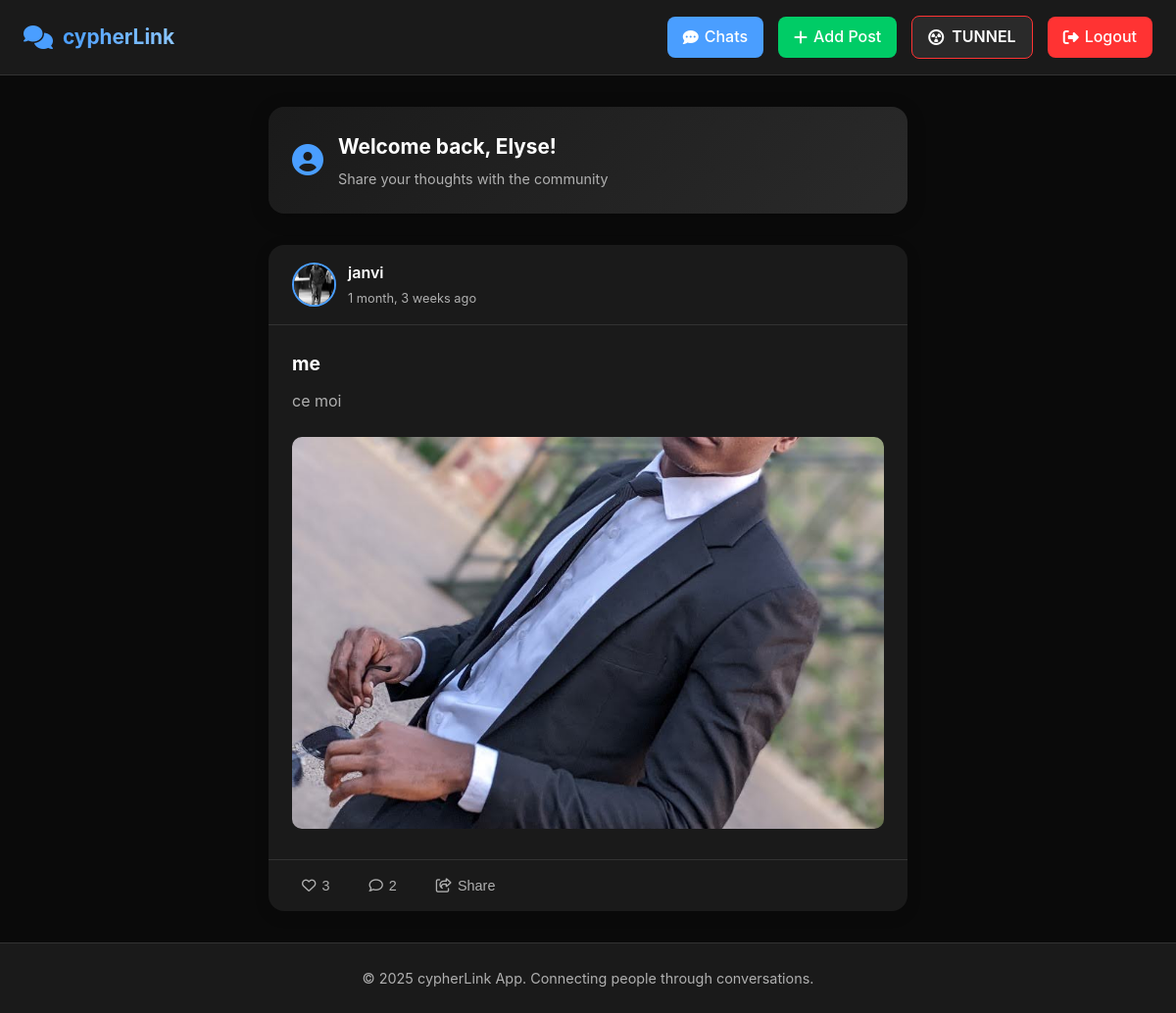
The page /posts/ (signed in) on the database as committed earlier.
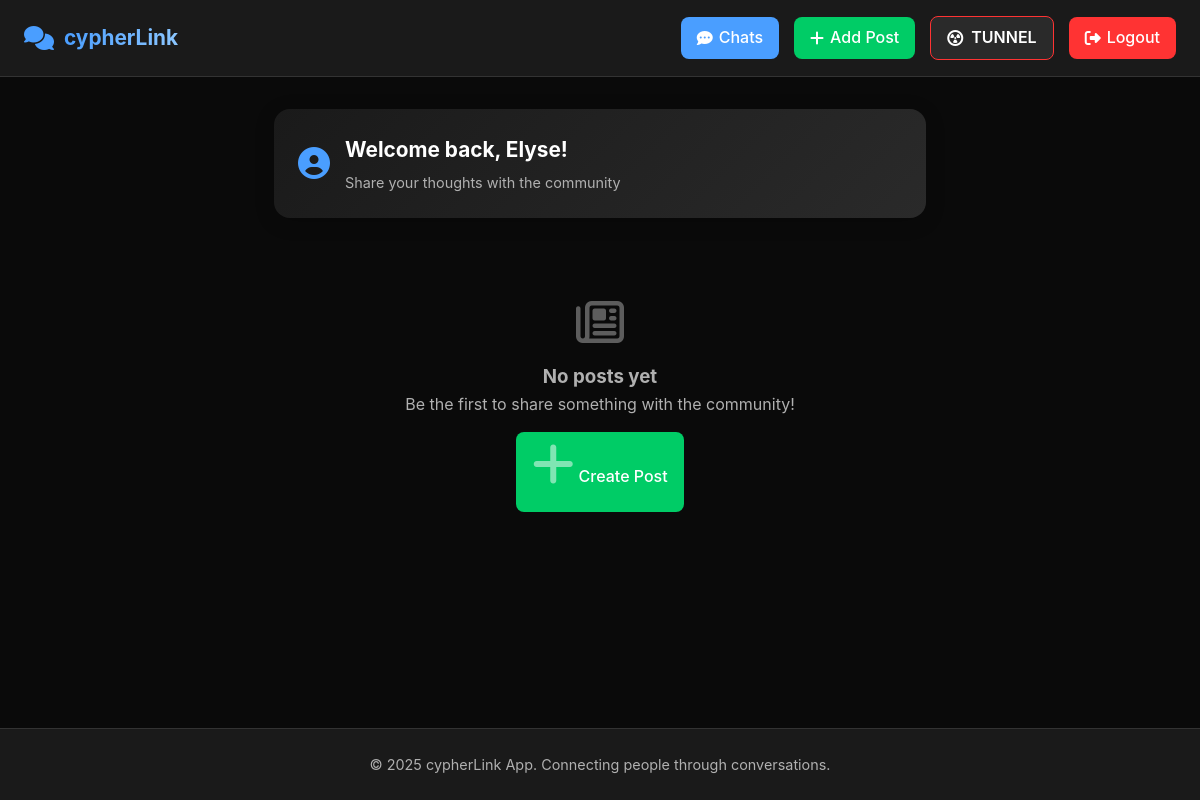
The same page on the database as committed later.
### users/models.py (models this page shows, shortened)
class Post(models.Model):
    STATUS_CHOICES = [
        ('active', 'Active'),
        ('reported', 'Reported'),
        ('archived', 'Archived'),
    ]
    status = models.CharField(max_length=20, choices=STATUS_CHOICES, default='active')
    author = models.ForeignKey(User, on_delete=models.CASCADE)
    title = models.CharField(max_length=255)
    content = models.TextField()
    photo = models.ImageField(upload_to='post_photos/', null=True, blank=True)
    created_at = models.DateTimeField(auto_now_add=True)

class UserProfile(models.Model):
    user = models.OneToOneField(User, on_delete=models.CASCADE)
    profile_picture = models.ImageField(upload_to='profile_pics/', null=True, blank=True)
    profile_code = models.CharField(max_length=20, unique=True, blank=True, null=True)
    is_verified = models.BooleanField(default=False)
    verification_token = models.CharField(max_length=36, unique=True, blank=True, null=True)

### users/views.py (the view)
# urls.py: path('posts/', posts_page, name="posts"),
@login_required
def posts_page(request):
    posts = Post.objects.all().order_by('-created_at')
    user_liked_post_ids = Like.objects.filter(user=request.user).values_list('post_id', flat=True)
    return render(request, 'posts.html', {
        'posts': posts,
        'user_liked_post_ids': user_liked_post_ids,
    })

### templates/posts.html (shortened to what this page needs)
{% load static %}
<!DOCTYPE html>
<html lang="en">
<head>
    <link rel="stylesheet" href="https://cdnjs.cloudflare.com/ajax/libs/font-awesome/6.5.0/css/all.min.css">
</head>
<body>
    <header class="navbar">
        <div class="nav-brand">
            <i class="fas fa-comments"></i>
            <span>cypherLink</span>
        </div>
        <div class="nav-links">
            <a href="{% url 'go-to-user5-chat' %}" class="nav-btn chat-btn">
                <i class="fas fa-comment-dots"></i>
                <span class="text">Chats</span>
            </a>
            <a href="/posts/new" class="nav-btn add-btn">
                <i class="fas fa-plus"></i>
                <span class="text">Add Post</span>
            </a>
            <a href="{% url 'go-to-souls' %}" class="tunnel-btn" id="tunnelBtn">
                <i class="fas fa-radiation-alt"></i>
                <span class="text">TUNNEL</span>
                <span class="tunnel-pulse"></span>
            </a>
            <a href="{% url 'logout' %}" class="nav-btn logout-btn">
                <i class="fas fa-sign-out-alt"></i>
                <span class="text">Logout</span>
            </a>
        </div>
    </header>
    <main class="container">
        <div class="welcome-banner">
            <i class="fas fa-user-circle"></i>
            <div class="welcome-text">
                <h2>Welcome back, {{ user.username }}!</h2>
                <p>Share your thoughts with the community</p>
            </div>
        </div>
        <div class="post-feed">
            {% for post in posts %}
            <article class="post-card">
                <div class="post-header">
                    {% if post.author.userprofile.profile_picture %}
                        <img src="{{ post.author.userprofile.profile_picture.url }}" alt="Profile" class="user-avatar">
                    {% else %}
                        <img src="{% static 'default-avatar.png' %}" alt="Default Avatar" class="user-avatar">
                    {% endif %}
                    <div class="user-info">
                        <div class="username">{{ post.author.username }}</div>
                        <div class="post-time">{{ post.created_at|timesince }} ago</div>
                    </div>
                </div>
                <div class="post-content">
                    <h3 class="post-title">{{ post.title }}</h3>
                    <p class="post-text">{{ post.content }}</p>
                    {% if post.photo %}
                        <img src="{{ post.photo.url }}" alt="Post Image" class="post-image">
                    {% endif %}
                </div>
                <div class="post-actions">
                    <button class="action-btn like-btn {% if post.id in user_liked_post_ids %}liked{% endif %}" data-post-id="{{ post.id }}">
                        <i class="{% if post.id in user_liked_post_ids %}fas{% else %}far{% endif %} fa-heart" id="heart-icon-{{ post.id }}"></i>
                        <span id="like-count-{{ post.id }}">{{ post.likes.count }}</span>
                    </button>
                    <button class="action-btn comment-toggle">
                        <i class="far fa-comment"></i>
                        <span>{{ post.comments.count }}</span>
                    </button>
                    <button class="action-btn share-btn">
                        <i class="far fa-share-square"></i>
                        <span>Share</span>
                    </button>
                </div>
            </article>
            {% empty %}
            <div class="empty-state">
                <i class="far fa-newspaper"></i>
                <h3>No posts yet</h3>
                <p>Be the first to share something with the community!</p>
                <a href="/posts/new" class="nav-btn add-btn" style="margin-top: 15px; display: inline-block;">
                    <i class="fas fa-plus"></i>
                    Create Post
                </a>
            </div>
            {% endfor %}
        </div>
    </main>
    <footer class="footer">
        <p>&copy; 2025 cypherLink App. Connecting people through conversations.</p>
    </footer>
</body>
</html>

### templates/posts.html (style rules this page uses)
:root { --primary-bg: #0a0a0a; --secondary-bg: #1a1a1a; --tertiary-bg: #2a2a2a; --accent-color: #4a9eff; --danger-color: #ff3333; --text-primary: #ffffff; --text-secondary: #b0b0b0; --border-color: #333333; --success-color: #00cc66; --card-radius: 16px; --element-radius: 8px; --transition: all 0.3s ease; }
* { margin: 0; padding: 0; box-sizing: border-box; }
body { font-family: -apple-system, BlinkMacSystemFont, 'Segoe UI', Roboto, Oxygen, Ubuntu, sans-serif; background-color: var(--primary-bg); color: var(--text-primary); line-height: 1.6; min-height: 100vh; display: flex; flex-direction: column; }
.navbar { background-color: var(--secondary-bg); padding: 1rem 1.5rem; display: flex; justify-content: space-between; align-items: center; border-bottom: 1px solid var(--border-color); position: sticky; top: 0; z-index: 100; backdrop-filter: blur(10px); -webkit-backdrop-filter: blur(10px); }
.nav-brand { display: flex; align-items: center; gap: 10px; }
.nav-brand i { color: var(--accent-color); font-size: 1.5rem; }
.nav-brand span { font-weight: 700; font-size: 1.3rem; background: linear-gradient(90deg, var(--accent-color), #8bc6ff); -webkit-background-clip: text; -webkit-text-fill-color: transparent; }
.nav-links { display: flex; align-items: center; gap: 15px; }
.nav-btn { color: var(--text-primary); text-decoration: none; padding: 8px 16px; border-radius: var(--element-radius); font-weight: 500; transition: var(--transition); display: flex; align-items: center; gap: 6px; }
.nav-btn.chat-btn { background-color: var(--accent-color); }
.nav-btn.add-btn { background-color: var(--success-color); }
.nav-btn.logout-btn { background-color: var(--danger-color); }
.tunnel-btn { position: relative; overflow: hidden; background: var(--tertiary-bg); border: 1px solid var(--danger-color); padding: 8px 16px; border-radius: var(--element-radius); color: var(--text-primary); text-decoration: none; font-weight: 600; display: flex; align-items: center; gap: 8px; transition: var(--transition); }
.tunnel-pulse { position: absolute; top: 0; left: 0; width: 100%; height: 100%; border-radius: var(--element-radius); animation: tunnelPulse 2s infinite; z-index: -1; }
.container { max-width: 700px; width: 100%; margin: 0 auto; padding: 2rem 1.5rem; flex: 1; }
.welcome-banner { background: linear-gradient(135deg, var(--secondary-bg), var(--tertiary-bg)); border-radius: var(--card-radius); padding: 1.5rem; margin-bottom: 2rem; display: flex; align-items: center; gap: 15px; box-shadow: 0 4px 20px rgba(0, 0, 0, 0.2); }
.welcome-banner i { font-size: 2rem; color: var(--accent-color); }
.welcome-text h2 { font-size: 1.3rem; margin-bottom: 5px; }
.welcome-text p { color: var(--text-secondary); font-size: 0.9rem; }
.post-feed { display: flex; flex-direction: column; gap: 1.5rem; }
.empty-state { text-align: center; padding: 3rem 1rem; color: var(--text-secondary); }
.empty-state i { font-size: 3rem; margin-bottom: 1rem; opacity: 0.5; }
.footer { text-align: center; padding: 1.5rem; background-color: var(--secondary-bg); border-top: 1px solid var(--border-color); color: var(--text-secondary); font-size: 0.9rem; }

Rows that differ between the two databases and show on the page:
removed Post: author.userprofile.profile_picture (picture), author.username "janvi", created_at "1 month, 3 weeks", title "me", content "ce moi", photo (picture), likes.count "3", comments.count "2"
Other text that changed with them:
text now shown: "No posts yet Be the first to share something with the community! Create Post"
